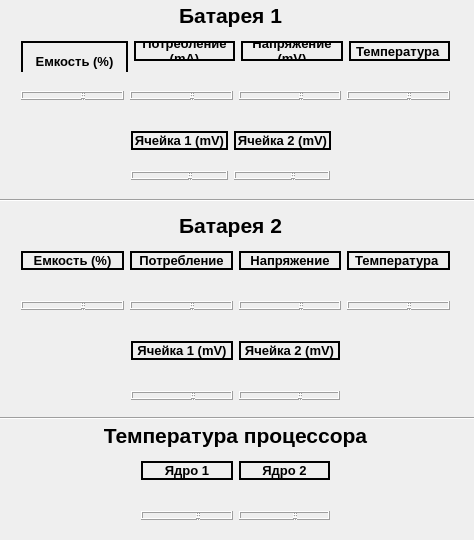
<?xml version="1.0" encoding="UTF-8"?>
<ui version="4.0">
 <class>MainWindow</class>
 <widget class="QMainWindow" name="MainWindow">
  <property name="geometry">
   <rect>
    <x>0</x>
    <y>0</y>
    <width>474</width>
    <height>540</height>
   </rect>
  </property>
  <property name="sizePolicy">
   <sizepolicy hsizetype="Fixed" vsizetype="Fixed">
    <horstretch>0</horstretch>
    <verstretch>0</verstretch>
   </sizepolicy>
  </property>
  <property name="minimumSize">
   <size>
    <width>474</width>
    <height>540</height>
   </size>
  </property>
  <property name="maximumSize">
   <size>
    <width>474</width>
    <height>540</height>
   </size>
  </property>
  <property name="focusPolicy">
   <enum>Qt::TabFocus</enum>
  </property>
  <property name="contextMenuPolicy">
   <enum>Qt::NoContextMenu</enum>
  </property>
  <property name="windowTitle">
   <string>Контроль батарей</string>
  </property>
  <property name="windowOpacity">
   <double>0.950000000000000</double>
  </property>
  <widget class="QWidget" name="centralWidget">
   <widget class="QWidget" name="verticalLayoutWidget">
    <property name="geometry">
     <rect>
      <x>10</x>
      <y>30</y>
      <width>451</width>
      <height>42</height>
     </rect>
    </property>
    <layout class="QHBoxLayout" name="horizontalLayout">
     <item>
      <widget class="QLabel" name="Capacity">
       <property name="enabled">
        <bool>true</bool>
       </property>
       <property name="sizePolicy">
        <sizepolicy hsizetype="Preferred" vsizetype="Preferred">
         <horstretch>0</horstretch>
         <verstretch>0</verstretch>
        </sizepolicy>
       </property>
       <property name="minimumSize">
        <size>
         <width>107</width>
         <height>40</height>
        </size>
       </property>
       <property name="maximumSize">
        <size>
         <width>107</width>
         <height>16637</height>
        </size>
       </property>
       <property name="font">
        <font>
         <pointsize>10</pointsize>
         <weight>75</weight>
         <bold>true</bold>
        </font>
       </property>
       <property name="locale">
        <locale language="English" country="UnitedStates"/>
       </property>
       <property name="frameShape">
        <enum>QFrame::WinPanel</enum>
       </property>
       <property name="text">
        <string>Емкость (%)</string>
       </property>
       <property name="scaledContents">
        <bool>false</bool>
       </property>
       <property name="alignment">
        <set>Qt::AlignCenter</set>
       </property>
       <property name="wordWrap">
        <bool>true</bool>
       </property>
      </widget>
     </item>
     <item>
      <widget class="QLabel" name="Voltage">
       <property name="minimumSize">
        <size>
         <width>0</width>
         <height>0</height>
        </size>
       </property>
       <property name="maximumSize">
        <size>
         <width>107</width>
         <height>16637</height>
        </size>
       </property>
       <property name="font">
        <font>
         <pointsize>10</pointsize>
         <weight>75</weight>
         <bold>true</bold>
        </font>
       </property>
       <property name="locale">
        <locale language="English" country="UnitedStates"/>
       </property>
       <property name="frameShape">
        <enum>QFrame::WinPanel</enum>
       </property>
       <property name="text">
        <string>Потребление (mA)</string>
       </property>
       <property name="scaledContents">
        <bool>false</bool>
       </property>
       <property name="alignment">
        <set>Qt::AlignCenter</set>
       </property>
       <property name="wordWrap">
        <bool>true</bool>
       </property>
      </widget>
     </item>
     <item>
      <widget class="QLabel" name="Current">
       <property name="minimumSize">
        <size>
         <width>0</width>
         <height>0</height>
        </size>
       </property>
       <property name="maximumSize">
        <size>
         <width>107</width>
         <height>16637</height>
        </size>
       </property>
       <property name="font">
        <font>
         <pointsize>10</pointsize>
         <weight>75</weight>
         <bold>true</bold>
        </font>
       </property>
       <property name="locale">
        <locale language="English" country="UnitedStates"/>
       </property>
       <property name="frameShape">
        <enum>QFrame::WinPanel</enum>
       </property>
       <property name="text">
        <string>Напряжение (mV)</string>
       </property>
       <property name="scaledContents">
        <bool>false</bool>
       </property>
       <property name="alignment">
        <set>Qt::AlignCenter</set>
       </property>
       <property name="wordWrap">
        <bool>true</bool>
       </property>
      </widget>
     </item>
     <item>
      <widget class="QLabel" name="Temperature">
       <property name="minimumSize">
        <size>
         <width>0</width>
         <height>0</height>
        </size>
       </property>
       <property name="maximumSize">
        <size>
         <width>107</width>
         <height>16637</height>
        </size>
       </property>
       <property name="font">
        <font>
         <pointsize>10</pointsize>
         <weight>75</weight>
         <bold>true</bold>
        </font>
       </property>
       <property name="locale">
        <locale language="English" country="UnitedStates"/>
       </property>
       <property name="frameShape">
        <enum>QFrame::WinPanel</enum>
       </property>
       <property name="text">
        <string>Температура </string>
       </property>
       <property name="scaledContents">
        <bool>false</bool>
       </property>
       <property name="alignment">
        <set>Qt::AlignCenter</set>
       </property>
       <property name="wordWrap">
        <bool>true</bool>
       </property>
      </widget>
     </item>
    </layout>
   </widget>
   <widget class="QWidget" name="verticalLayoutWidget_2">
    <property name="geometry">
     <rect>
      <x>10</x>
      <y>240</y>
      <width>451</width>
      <height>41</height>
     </rect>
    </property>
    <layout class="QHBoxLayout" name="horizontalLayout_5">
     <item>
      <widget class="QLabel" name="Capacity_2">
       <property name="enabled">
        <bool>true</bool>
       </property>
       <property name="sizePolicy">
        <sizepolicy hsizetype="Preferred" vsizetype="Preferred">
         <horstretch>0</horstretch>
         <verstretch>0</verstretch>
        </sizepolicy>
       </property>
       <property name="minimumSize">
        <size>
         <width>0</width>
         <height>0</height>
        </size>
       </property>
       <property name="maximumSize">
        <size>
         <width>107</width>
         <height>40</height>
        </size>
       </property>
       <property name="font">
        <font>
         <pointsize>10</pointsize>
         <weight>75</weight>
         <bold>true</bold>
        </font>
       </property>
       <property name="locale">
        <locale language="English" country="UnitedStates"/>
       </property>
       <property name="frameShape">
        <enum>QFrame::WinPanel</enum>
       </property>
       <property name="text">
        <string>Емкость (%)</string>
       </property>
       <property name="alignment">
        <set>Qt::AlignCenter</set>
       </property>
       <property name="wordWrap">
        <bool>true</bool>
       </property>
      </widget>
     </item>
     <item>
      <widget class="QLabel" name="Voltage_2">
       <property name="sizePolicy">
        <sizepolicy hsizetype="Fixed" vsizetype="Fixed">
         <horstretch>0</horstretch>
         <verstretch>0</verstretch>
        </sizepolicy>
       </property>
       <property name="minimumSize">
        <size>
         <width>0</width>
         <height>0</height>
        </size>
       </property>
       <property name="maximumSize">
        <size>
         <width>107</width>
         <height>40</height>
        </size>
       </property>
       <property name="font">
        <font>
         <pointsize>10</pointsize>
         <weight>75</weight>
         <bold>true</bold>
        </font>
       </property>
       <property name="locale">
        <locale language="English" country="UnitedStates"/>
       </property>
       <property name="frameShape">
        <enum>QFrame::WinPanel</enum>
       </property>
       <property name="text">
        <string>Потребление (mA)</string>
       </property>
       <property name="alignment">
        <set>Qt::AlignCenter</set>
       </property>
       <property name="wordWrap">
        <bool>true</bool>
       </property>
      </widget>
     </item>
     <item>
      <widget class="QLabel" name="Current_2">
       <property name="minimumSize">
        <size>
         <width>0</width>
         <height>0</height>
        </size>
       </property>
       <property name="maximumSize">
        <size>
         <width>107</width>
         <height>40</height>
        </size>
       </property>
       <property name="font">
        <font>
         <pointsize>10</pointsize>
         <weight>75</weight>
         <bold>true</bold>
        </font>
       </property>
       <property name="locale">
        <locale language="English" country="UnitedStates"/>
       </property>
       <property name="frameShape">
        <enum>QFrame::WinPanel</enum>
       </property>
       <property name="text">
        <string>Напряжение (mV)</string>
       </property>
       <property name="alignment">
        <set>Qt::AlignCenter</set>
       </property>
       <property name="wordWrap">
        <bool>true</bool>
       </property>
      </widget>
     </item>
     <item>
      <widget class="QLabel" name="Temperature_2">
       <property name="minimumSize">
        <size>
         <width>0</width>
         <height>0</height>
        </size>
       </property>
       <property name="maximumSize">
        <size>
         <width>107</width>
         <height>40</height>
        </size>
       </property>
       <property name="font">
        <font>
         <pointsize>10</pointsize>
         <weight>75</weight>
         <bold>true</bold>
        </font>
       </property>
       <property name="locale">
        <locale language="English" country="UnitedStates"/>
       </property>
       <property name="frameShape">
        <enum>QFrame::WinPanel</enum>
       </property>
       <property name="text">
        <string>Температура </string>
       </property>
       <property name="alignment">
        <set>Qt::AlignCenter</set>
       </property>
       <property name="wordWrap">
        <bool>true</bool>
       </property>
      </widget>
     </item>
    </layout>
   </widget>
   <widget class="QWidget" name="verticalLayoutWidget_3">
    <property name="geometry">
     <rect>
      <x>120</x>
      <y>120</y>
      <width>222</width>
      <height>41</height>
     </rect>
    </property>
    <layout class="QHBoxLayout" name="horizontalLayout_3">
     <item>
      <widget class="QLabel" name="CELL_L_1">
       <property name="enabled">
        <bool>true</bool>
       </property>
       <property name="sizePolicy">
        <sizepolicy hsizetype="Preferred" vsizetype="Preferred">
         <horstretch>0</horstretch>
         <verstretch>0</verstretch>
        </sizepolicy>
       </property>
       <property name="minimumSize">
        <size>
         <width>0</width>
         <height>0</height>
        </size>
       </property>
       <property name="maximumSize">
        <size>
         <width>107</width>
         <height>40</height>
        </size>
       </property>
       <property name="font">
        <font>
         <pointsize>10</pointsize>
         <weight>75</weight>
         <bold>true</bold>
        </font>
       </property>
       <property name="locale">
        <locale language="English" country="UnitedStates"/>
       </property>
       <property name="frameShape">
        <enum>QFrame::WinPanel</enum>
       </property>
       <property name="text">
        <string>Ячейка 1 (mV)</string>
       </property>
       <property name="alignment">
        <set>Qt::AlignCenter</set>
       </property>
       <property name="wordWrap">
        <bool>true</bool>
       </property>
      </widget>
     </item>
     <item>
      <widget class="QLabel" name="CELL_L_2">
       <property name="minimumSize">
        <size>
         <width>0</width>
         <height>0</height>
        </size>
       </property>
       <property name="maximumSize">
        <size>
         <width>107</width>
         <height>40</height>
        </size>
       </property>
       <property name="font">
        <font>
         <pointsize>10</pointsize>
         <weight>75</weight>
         <bold>true</bold>
        </font>
       </property>
       <property name="locale">
        <locale language="English" country="UnitedStates"/>
       </property>
       <property name="frameShape">
        <enum>QFrame::WinPanel</enum>
       </property>
       <property name="text">
        <string>Ячейка 2 (mV)</string>
       </property>
       <property name="alignment">
        <set>Qt::AlignCenter</set>
       </property>
       <property name="wordWrap">
        <bool>true</bool>
       </property>
      </widget>
     </item>
    </layout>
   </widget>
   <widget class="QWidget" name="verticalLayoutWidget_4">
    <property name="geometry">
     <rect>
      <x>120</x>
      <y>330</y>
      <width>231</width>
      <height>41</height>
     </rect>
    </property>
    <layout class="QHBoxLayout" name="horizontalLayout_7">
     <item>
      <widget class="QLabel" name="CELL_R_1">
       <property name="enabled">
        <bool>true</bool>
       </property>
       <property name="sizePolicy">
        <sizepolicy hsizetype="Preferred" vsizetype="Preferred">
         <horstretch>0</horstretch>
         <verstretch>0</verstretch>
        </sizepolicy>
       </property>
       <property name="minimumSize">
        <size>
         <width>0</width>
         <height>0</height>
        </size>
       </property>
       <property name="maximumSize">
        <size>
         <width>107</width>
         <height>40</height>
        </size>
       </property>
       <property name="font">
        <font>
         <pointsize>10</pointsize>
         <weight>75</weight>
         <bold>true</bold>
        </font>
       </property>
       <property name="locale">
        <locale language="English" country="UnitedStates"/>
       </property>
       <property name="frameShape">
        <enum>QFrame::WinPanel</enum>
       </property>
       <property name="text">
        <string>Ячейка 1 (mV)</string>
       </property>
       <property name="alignment">
        <set>Qt::AlignCenter</set>
       </property>
       <property name="wordWrap">
        <bool>true</bool>
       </property>
      </widget>
     </item>
     <item>
      <widget class="QLabel" name="CELL_R_2">
       <property name="enabled">
        <bool>true</bool>
       </property>
       <property name="sizePolicy">
        <sizepolicy hsizetype="Preferred" vsizetype="Preferred">
         <horstretch>0</horstretch>
         <verstretch>0</verstretch>
        </sizepolicy>
       </property>
       <property name="minimumSize">
        <size>
         <width>0</width>
         <height>0</height>
        </size>
       </property>
       <property name="maximumSize">
        <size>
         <width>107</width>
         <height>40</height>
        </size>
       </property>
       <property name="font">
        <font>
         <pointsize>10</pointsize>
         <weight>75</weight>
         <bold>true</bold>
        </font>
       </property>
       <property name="locale">
        <locale language="English" country="UnitedStates"/>
       </property>
       <property name="frameShape">
        <enum>QFrame::WinPanel</enum>
       </property>
       <property name="text">
        <string>Ячейка 2 (mV)</string>
       </property>
       <property name="alignment">
        <set>Qt::AlignCenter</set>
       </property>
       <property name="wordWrap">
        <bool>true</bool>
       </property>
      </widget>
     </item>
    </layout>
   </widget>
   <widget class="QWidget" name="horizontalLayoutWidget">
    <property name="geometry">
     <rect>
      <x>10</x>
      <y>80</y>
      <width>451</width>
      <height>31</height>
     </rect>
    </property>
    <layout class="QHBoxLayout" name="horizontalLayout_2">
     <item>
      <widget class="QLCDNumber" name="LCD_CAPACITY_L">
       <property name="minimumSize">
        <size>
         <width>0</width>
         <height>0</height>
        </size>
       </property>
       <property name="maximumSize">
        <size>
         <width>107</width>
         <height>16637</height>
        </size>
       </property>
       <property name="digitCount">
        <number>8</number>
       </property>
      </widget>
     </item>
     <item>
      <widget class="QLCDNumber" name="LCD_VOLTAGE_L">
       <property name="minimumSize">
        <size>
         <width>0</width>
         <height>0</height>
        </size>
       </property>
       <property name="maximumSize">
        <size>
         <width>107</width>
         <height>16637</height>
        </size>
       </property>
       <property name="digitCount">
        <number>8</number>
       </property>
      </widget>
     </item>
     <item>
      <widget class="QLCDNumber" name="LCD_CURRENT_L">
       <property name="minimumSize">
        <size>
         <width>0</width>
         <height>0</height>
        </size>
       </property>
       <property name="maximumSize">
        <size>
         <width>107</width>
         <height>16637</height>
        </size>
       </property>
       <property name="digitCount">
        <number>8</number>
       </property>
      </widget>
     </item>
     <item>
      <widget class="QLCDNumber" name="LCD_TEMPERATURE_L">
       <property name="minimumSize">
        <size>
         <width>0</width>
         <height>0</height>
        </size>
       </property>
       <property name="maximumSize">
        <size>
         <width>107</width>
         <height>16637</height>
        </size>
       </property>
       <property name="digitCount">
        <number>8</number>
       </property>
      </widget>
     </item>
    </layout>
   </widget>
   <widget class="QWidget" name="horizontalLayoutWidget_2">
    <property name="geometry">
     <rect>
      <x>120</x>
      <y>160</y>
      <width>221</width>
      <height>31</height>
     </rect>
    </property>
    <layout class="QHBoxLayout" name="horizontalLayout_4">
     <item>
      <widget class="QLCDNumber" name="LCD_CELL_L_1">
       <property name="minimumSize">
        <size>
         <width>0</width>
         <height>0</height>
        </size>
       </property>
       <property name="maximumSize">
        <size>
         <width>107</width>
         <height>16637</height>
        </size>
       </property>
       <property name="digitCount">
        <number>8</number>
       </property>
      </widget>
     </item>
     <item>
      <widget class="QLCDNumber" name="LCD_CELL_L_2">
       <property name="minimumSize">
        <size>
         <width>0</width>
         <height>0</height>
        </size>
       </property>
       <property name="maximumSize">
        <size>
         <width>107</width>
         <height>16637</height>
        </size>
       </property>
       <property name="digitCount">
        <number>8</number>
       </property>
      </widget>
     </item>
    </layout>
   </widget>
   <widget class="QWidget" name="horizontalLayoutWidget_3">
    <property name="geometry">
     <rect>
      <x>10</x>
      <y>290</y>
      <width>451</width>
      <height>31</height>
     </rect>
    </property>
    <layout class="QHBoxLayout" name="horizontalLayout_6">
     <item>
      <widget class="QLCDNumber" name="LCD_CAPACITY_R">
       <property name="minimumSize">
        <size>
         <width>0</width>
         <height>0</height>
        </size>
       </property>
       <property name="maximumSize">
        <size>
         <width>107</width>
         <height>29</height>
        </size>
       </property>
       <property name="digitCount">
        <number>8</number>
       </property>
      </widget>
     </item>
     <item>
      <widget class="QLCDNumber" name="LCD_VOLTAGE_R">
       <property name="minimumSize">
        <size>
         <width>0</width>
         <height>0</height>
        </size>
       </property>
       <property name="maximumSize">
        <size>
         <width>107</width>
         <height>29</height>
        </size>
       </property>
       <property name="digitCount">
        <number>8</number>
       </property>
      </widget>
     </item>
     <item>
      <widget class="QLCDNumber" name="LCD_CURRENT_R">
       <property name="minimumSize">
        <size>
         <width>0</width>
         <height>0</height>
        </size>
       </property>
       <property name="maximumSize">
        <size>
         <width>107</width>
         <height>29</height>
        </size>
       </property>
       <property name="digitCount">
        <number>8</number>
       </property>
      </widget>
     </item>
     <item>
      <widget class="QLCDNumber" name="LCD_TEMPERATURE_R">
       <property name="minimumSize">
        <size>
         <width>0</width>
         <height>0</height>
        </size>
       </property>
       <property name="maximumSize">
        <size>
         <width>107</width>
         <height>29</height>
        </size>
       </property>
       <property name="digitCount">
        <number>8</number>
       </property>
      </widget>
     </item>
    </layout>
   </widget>
   <widget class="QLabel" name="label">
    <property name="geometry">
     <rect>
      <x>160</x>
      <y>0</y>
      <width>141</width>
      <height>31</height>
     </rect>
    </property>
    <property name="font">
     <font>
      <pointsize>16</pointsize>
      <weight>75</weight>
      <bold>true</bold>
     </font>
    </property>
    <property name="text">
     <string>Батарея 1</string>
    </property>
    <property name="alignment">
     <set>Qt::AlignCenter</set>
    </property>
   </widget>
   <widget class="QLabel" name="label_2">
    <property name="geometry">
     <rect>
      <x>160</x>
      <y>210</y>
      <width>141</width>
      <height>31</height>
     </rect>
    </property>
    <property name="font">
     <font>
      <pointsize>16</pointsize>
      <weight>75</weight>
      <bold>true</bold>
     </font>
    </property>
    <property name="text">
     <string>Батарея 2</string>
    </property>
    <property name="alignment">
     <set>Qt::AlignCenter</set>
    </property>
   </widget>
   <widget class="QWidget" name="horizontalLayoutWidget_4">
    <property name="geometry">
     <rect>
      <x>120</x>
      <y>380</y>
      <width>231</width>
      <height>31</height>
     </rect>
    </property>
    <layout class="QHBoxLayout" name="horizontalLayout_8">
     <item>
      <widget class="QLCDNumber" name="LCD_CELL_R_1">
       <property name="minimumSize">
        <size>
         <width>0</width>
         <height>0</height>
        </size>
       </property>
       <property name="maximumSize">
        <size>
         <width>107</width>
         <height>29</height>
        </size>
       </property>
       <property name="digitCount">
        <number>8</number>
       </property>
      </widget>
     </item>
     <item>
      <widget class="QLCDNumber" name="LCD_CELL_R_2">
       <property name="minimumSize">
        <size>
         <width>0</width>
         <height>0</height>
        </size>
       </property>
       <property name="maximumSize">
        <size>
         <width>107</width>
         <height>29</height>
        </size>
       </property>
       <property name="digitCount">
        <number>8</number>
       </property>
      </widget>
     </item>
    </layout>
   </widget>
   <widget class="QWidget" name="horizontalLayoutWidget_5">
    <property name="geometry">
     <rect>
      <x>130</x>
      <y>500</y>
      <width>211</width>
      <height>31</height>
     </rect>
    </property>
    <layout class="QHBoxLayout" name="horizontalLayout_9">
     <item>
      <widget class="QLCDNumber" name="LCD_TEMP_C_1">
       <property name="minimumSize">
        <size>
         <width>0</width>
         <height>0</height>
        </size>
       </property>
       <property name="maximumSize">
        <size>
         <width>16637</width>
         <height>16637</height>
        </size>
       </property>
       <property name="digitCount">
        <number>8</number>
       </property>
      </widget>
     </item>
     <item>
      <widget class="QLCDNumber" name="LCD_TEMP_C_2">
       <property name="minimumSize">
        <size>
         <width>0</width>
         <height>0</height>
        </size>
       </property>
       <property name="maximumSize">
        <size>
         <width>16637</width>
         <height>16637</height>
        </size>
       </property>
       <property name="digitCount">
        <number>8</number>
       </property>
      </widget>
     </item>
    </layout>
   </widget>
   <widget class="QWidget" name="horizontalLayoutWidget_6">
    <property name="geometry">
     <rect>
      <x>130</x>
      <y>450</y>
      <width>211</width>
      <height>41</height>
     </rect>
    </property>
    <layout class="QHBoxLayout" name="horizontalLayout_10">
     <item>
      <widget class="QLabel" name="TEMP_C_1">
       <property name="minimumSize">
        <size>
         <width>0</width>
         <height>0</height>
        </size>
       </property>
       <property name="maximumSize">
        <size>
         <width>16637</width>
         <height>16637</height>
        </size>
       </property>
       <property name="font">
        <font>
         <pointsize>10</pointsize>
         <weight>75</weight>
         <bold>true</bold>
        </font>
       </property>
       <property name="locale">
        <locale language="English" country="UnitedStates"/>
       </property>
       <property name="frameShape">
        <enum>QFrame::WinPanel</enum>
       </property>
       <property name="text">
        <string>Ядро 1</string>
       </property>
       <property name="alignment">
        <set>Qt::AlignCenter</set>
       </property>
       <property name="wordWrap">
        <bool>true</bool>
       </property>
      </widget>
     </item>
     <item>
      <widget class="QLabel" name="TEMP_C_2">
       <property name="enabled">
        <bool>true</bool>
       </property>
       <property name="sizePolicy">
        <sizepolicy hsizetype="Preferred" vsizetype="Preferred">
         <horstretch>0</horstretch>
         <verstretch>0</verstretch>
        </sizepolicy>
       </property>
       <property name="minimumSize">
        <size>
         <width>0</width>
         <height>0</height>
        </size>
       </property>
       <property name="maximumSize">
        <size>
         <width>16637</width>
         <height>16637</height>
        </size>
       </property>
       <property name="baseSize">
        <size>
         <width>0</width>
         <height>0</height>
        </size>
       </property>
       <property name="font">
        <font>
         <pointsize>10</pointsize>
         <weight>75</weight>
         <bold>true</bold>
        </font>
       </property>
       <property name="locale">
        <locale language="English" country="UnitedStates"/>
       </property>
       <property name="frameShape">
        <enum>QFrame::WinPanel</enum>
       </property>
       <property name="text">
        <string>Ядро 2</string>
       </property>
       <property name="alignment">
        <set>Qt::AlignCenter</set>
       </property>
       <property name="wordWrap">
        <bool>true</bool>
       </property>
      </widget>
     </item>
    </layout>
   </widget>
   <widget class="QLabel" name="label_3">
    <property name="geometry">
     <rect>
      <x>80</x>
      <y>420</y>
      <width>311</width>
      <height>31</height>
     </rect>
    </property>
    <property name="font">
     <font>
      <pointsize>16</pointsize>
      <weight>75</weight>
      <bold>true</bold>
     </font>
    </property>
    <property name="text">
     <string>Температура процессора</string>
    </property>
    <property name="alignment">
     <set>Qt::AlignCenter</set>
    </property>
   </widget>
   <widget class="Line" name="line">
    <property name="geometry">
     <rect>
      <x>0</x>
      <y>190</y>
      <width>481</width>
      <height>20</height>
     </rect>
    </property>
    <property name="orientation">
     <enum>Qt::Horizontal</enum>
    </property>
   </widget>
   <widget class="Line" name="line_2">
    <property name="geometry">
     <rect>
      <x>0</x>
      <y>410</y>
      <width>481</width>
      <height>16</height>
     </rect>
    </property>
    <property name="orientation">
     <enum>Qt::Horizontal</enum>
    </property>
   </widget>
  </widget>
 </widget>
 <layoutdefault spacing="6" margin="11"/>
 <resources/>
 <connections/>
</ui>
